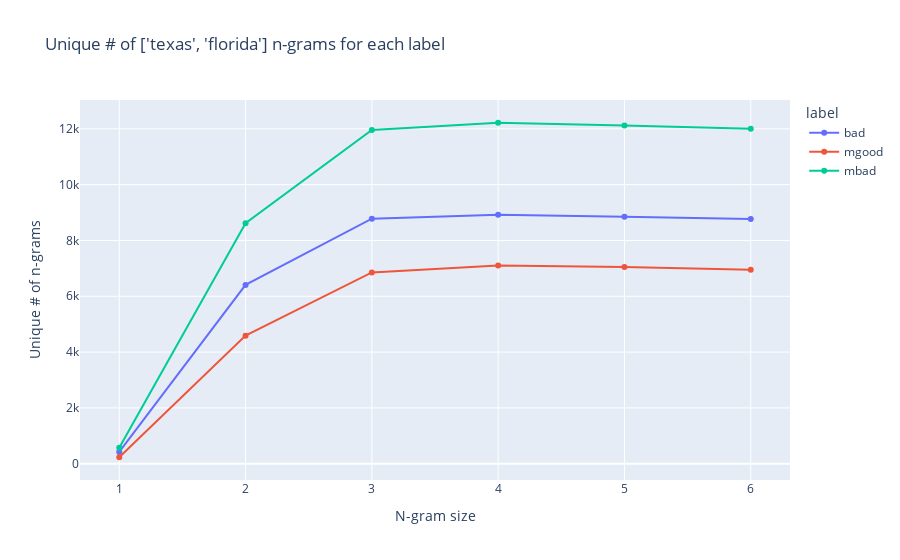

Source (notebook cell):
### Markdown cell above
We can look at the number of unique values to each label for different values of N on a line chart.

### Code cell
import plotly.express as px

intersection_sizes = []
for n in [1, 2, 3, 4, 5, 6]:

    good_ngrams = series_to_ngrams(df[df.label == "good"].comments, n).value_counts()
    bad_ngrams = series_to_ngrams(df[df.label == "bad"].comments, n).value_counts()
    mgood_ngrams = series_to_ngrams(df[df.label == "mgood"].comments, n).value_counts()
    mbad_ngrams = series_to_ngrams(df[df.label == "mbad"].comments, n).value_counts()
    intersection_sizes_n = get_exclusive_sizes(
        set(good_ngrams.index),
        set(bad_ngrams.index),
        set(mgood_ngrams.index),
        set(mbad_ngrams.index)
    )

    intersection_sizes_n["n"] = n

    intersection_sizes.append(intersection_sizes_n)


# prepare data
is_df = pd.DataFrame(intersection_sizes)
is_df = is_df.melt(id_vars="n", var_name="label", value_name="count")
is_df["count"] = is_df["count"].astype(int)
is_df["n"] = is_df["n"].astype(int)

# exclude good 
is_df = is_df[is_df.label != "good"]

# plot a line chart
px.line(is_df, 
    x="n", y="count",
    color="label",
    title=f"Unique # of {GEO} n-grams for each label", 
    labels={"n": "N-gram size", "count": "Unique # of n-grams"},
    markers=True
    )

### Figure 1 — Plotly figure (JSON) as saved in the notebook; plotly's stock layout.template omitted (floating-point values rounded to 4 significant figures)
{"data": [{"hovertemplate": "label=bad<br>N-gram size=%{x}<br>Unique # of n-grams=%{y}<extra></extra>", "legendgroup": "bad", "line": {"color": "#636efa", "dash": "solid"}, "marker": {"symbol": "circle"}, "mode": "lines+markers", "name": "bad", "orientation": "v", "showlegend": true, "type": "scatter", "x": [1, 2, 3, 4, 5, 6], "xaxis": "x", "y": [424, 6408, 8778, 8924, 8851, 8768], "yaxis": "y"}, {"hovertemplate": "label=mgood<br>N-gram size=%{x}<br>Unique # of n-grams=%{y}<extra></extra>", "legendgroup": "mgood", "line": {"color": "#EF553B", "dash": "solid"}, "marker": {"symbol": "circle"}, "mode": "lines+markers", "name": "mgood", "orientation": "v", "showlegend": true, "type": "scatter", "x": [1, 2, 3, 4, 5, 6], "xaxis": "x", "y": [232, 4589, 6853, 7102, 7049, 6952], "yaxis": "y"}, {"hovertemplate": "label=mbad<br>N-gram size=%{x}<br>Unique # of n-grams=%{y}<extra></extra>", "legendgroup": "mbad", "line": {"color": "#00cc96", "dash": "solid"}, "marker": {"symbol": "circle"}, "mode": "lines+markers", "name": "mbad", "orientation": "v", "showlegend": true, "type": "scatter", "x": [1, 2, 3, 4, 5, 6], "xaxis": "x", "y": [576, 8616, 11961, 12217, 12121, 12005], "yaxis": "y"}], "layout": {"legend": {"title": {"text": "label"}, "tracegroupgap": 0}, "title": {"text": "Unique # of ['texas', 'florida'] n-grams for each label"}, "xaxis": {"anchor": "y", "domain": [0, 1], "title": {"text": "N-gram size"}}, "yaxis": {"anchor": "x", "domain": [0, 1], "title": {"text": "Unique # of n-grams"}}}}
